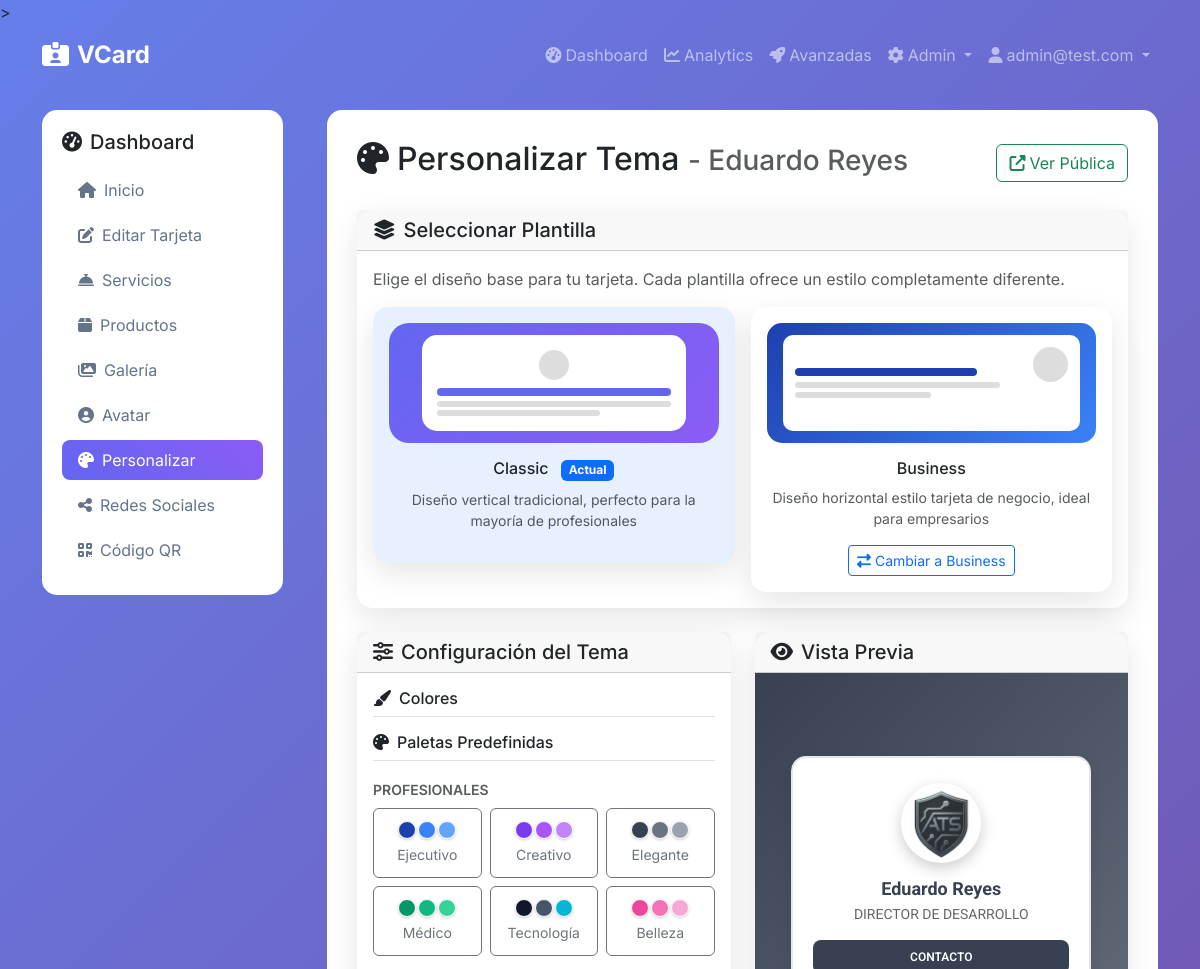
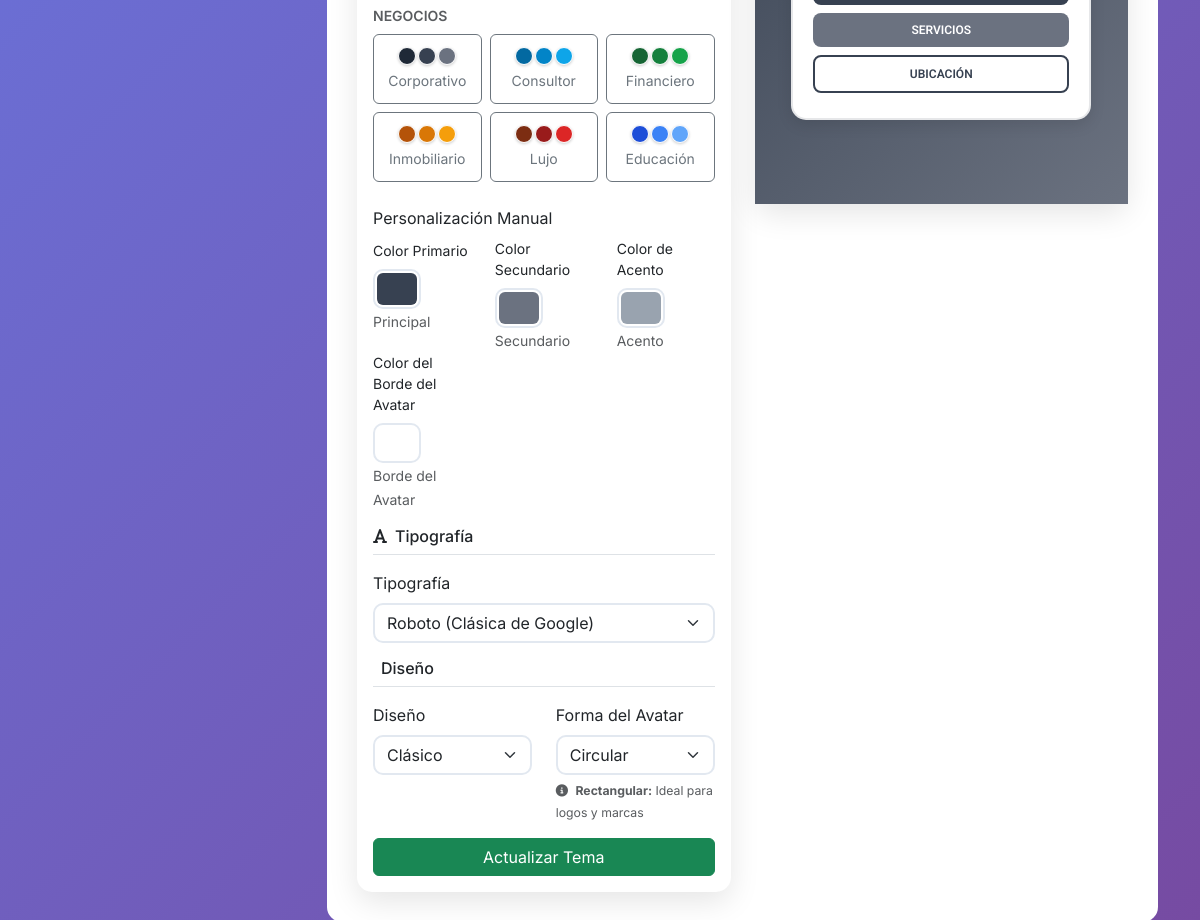
/dashboard/cards/8/theme (signed in), run on an earlier commit of the app's database (2 pictures, top to bottom).
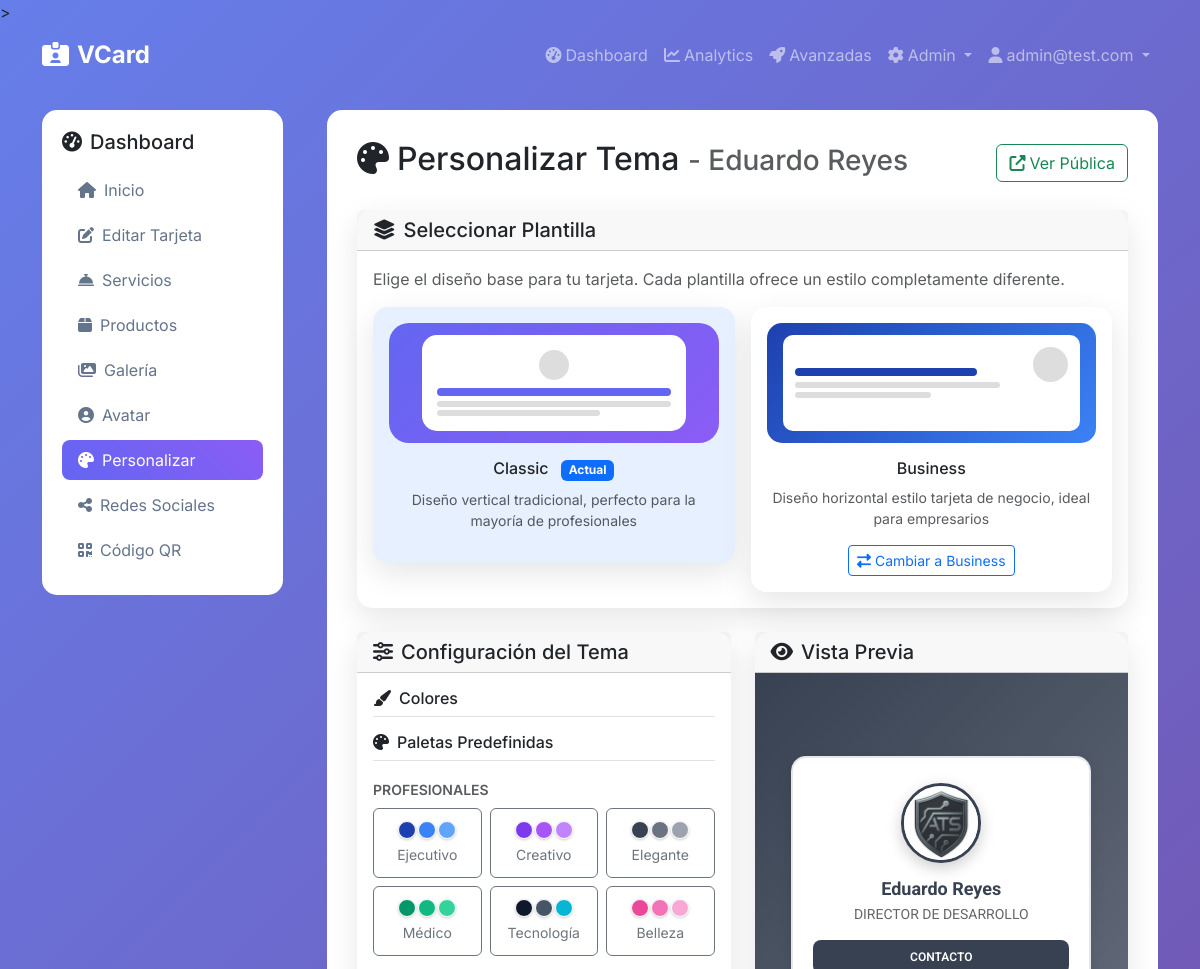
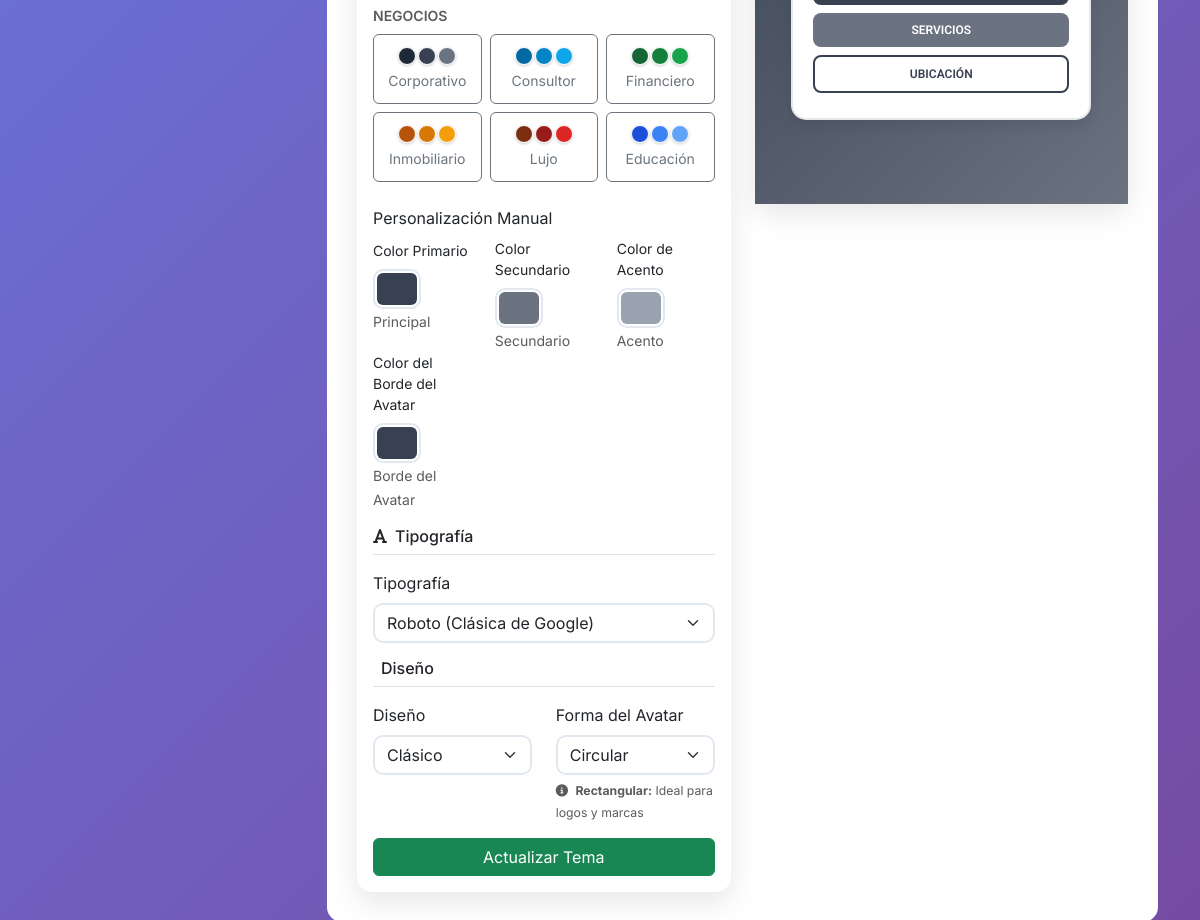
And on a later commit of the database (2 pictures, top to bottom).
### app/models.py (models this page shows, shortened)
class Theme(db.Model):
    id = db.Column(db.Integer, primary_key=True)
    name = db.Column(db.String(100), nullable=False)
    template_name = db.Column(db.String(50), default='classic')  # template file name (classic, mobile, elegant, etc.)
    primary_color = db.Column(db.String(7), default='#6366f1')  # hex color
    secondary_color = db.Column(db.String(7), default='#8b5cf6')
    accent_color = db.Column(db.String(7), default='#ec4899')
    avatar_border_color = db.Column(db.String(7), default='#ffffff')  # avatar border color
    font_family = db.Column(db.String(100), default='Inter')
    layout = db.Column(Enum('classic', 'modern', 'minimal', name='theme_layouts'), default='modern')
    avatar_shape = db.Column(Enum('circle', 'rounded', 'square', 'rectangle', name='avatar_shapes'), default='circle')
    bg_image_path = db.Column(db.String(255))  # optional background image
    preview_image = db.Column(db.String(255))  # preview screenshot for theme selection
    is_active = db.Column(db.Boolean, default=True)  # admin can disable themes
    is_global = db.Column(db.Boolean, default=False)  # True for admin themes visible to all, False for personal themes
    created_by_id = db.Column(db.Integer, db.ForeignKey('user.id'), nullable=True)  # NULL for admin themes, user_id for personal themes
    created_at = db.Column(db.DateTime, default=now_utc_for_db)
    cards = db.relationship('Card', backref='theme', lazy='dynamic')
    @staticmethod
    def get_available_themes_for_user(user):
        if user.is_admin():
            return Theme.query.filter_by(is_active=True).all()

class Card(db.Model):
    id = db.Column(db.Integer, primary_key=True)
    owner_id = db.Column(db.Integer, db.ForeignKey('user.id'), nullable=False)
    slug = db.Column(db.String(100), unique=True, nullable=False, index=True)
    title = db.Column(db.String(200))  # e.g., "Lourdes Arellano - Salón & Spa"
    name = db.Column(db.String(100), nullable=False)
    job_title = db.Column(db.String(200))
    company = db.Column(db.String(200))
    phone = db.Column(db.String(20))
    email_public = db.Column(db.String(120))
    website = db.Column(db.String(255))
    location = db.Column(db.String(255))
    bio = db.Column(db.Text)
    theme_id = db.Column(db.Integer, db.ForeignKey('theme.id'), nullable=False)
    is_public = db.Column(db.Boolean, default=True, nullable=False)
    published_at = db.Column(db.DateTime)
    avatar_path = db.Column(db.String(255))  # Legacy - kept for backward compatibility
    avatar_square_path = db.Column(db.String(255))  # Square version for circle/rounded/square
    avatar_rect_path = db.Column(db.String(255))   # Rectangular version for rectangle shape
    created_at = db.Column(db.DateTime, default=now_utc_for_db)
    updated_at = db.Column(db.DateTime, default=now_utc_for_db, onupdate=now_utc_for_db)
    instagram = db.Column(db.String(255))
    whatsapp_country = db.Column(db.String(10))  # Country code for WhatsApp (e.g., '+34')
    whatsapp = db.Column(db.String(20))  # Phone number without country code
    custom_layout = db.Column(db.Text)  # Store custom layout JSON from visual editor
    facebook = db.Column(db.String(255))
    linkedin = db.Column(db.String(255))
    twitter = db.Column(db.String(255))
    youtube = db.Column(db.String(255))
    tiktok = db.Column(db.String(255))
    telegram = db.Column(db.String(255))
    snapchat = db.Column(db.String(255))
    pinterest = db.Column(db.String(255))
    github = db.Column(db.String(255))
    behance = db.Column(db.String(255))
    dribbble = db.Column(db.String(255))
    primary_social_networks = db.Column(db.Text)
    services = db.relationship('Service', backref='card', lazy='dynamic', cascade='all, delete-orphan')
    products = db.relationship('Product', backref='card', lazy='dynamic', cascade='all, delete-orphan')
    gallery_items = db.relationship('GalleryItem', backref='card', lazy='dynamic', cascade='all, delete-orphan')
    def get_public_url(self):
        return f"/c/{self.slug}"
    def get_avatar_path(self):
        if not self.theme:
            return self.avatar_path or self.avatar_square_path
        if self.theme.avatar_shape == 'rectangle':
            return self.avatar_rect_path or self.avatar_square_path or self.avatar_path
        else:
            return self.avatar_square_path or self.avatar_path or self.avatar_rect_path
    def get_avatar_url_with_cache_busting(self):
        from flask import url_for
        import time
        avatar_path = self.get_avatar_path()
        if not avatar_path:
            return None
        timestamp = int(self.updated_at.timestamp()) if self.updated_at else int(time.time())
        return url_for('static', filename=f'uploads/{avatar_path}', v=timestamp)
    def has_avatar(self):
        return bool(self.avatar_square_path or self.avatar_rect_path or self.avatar_path)

### app/dashboard/routes.py (the view, shortened to what this page needs)
@bp.route('/cards/<int:id>/theme', methods=['GET', 'POST'])
@login_required
def card_theme(id):
    card = get_user_card_or_404(id)
    form = ThemeCustomizationForm(obj=card.theme)
    available_themes = Theme.get_available_themes_for_user(current_user)
    from ..theme_presets import get_all_templates
    available_templates = get_all_templates()
    current_template = card.theme.template_name if card.theme else 'classic'
    return render_template('dashboard/theme.html',
                         card=card,
                         form=form,
                         available_themes=available_themes,
                         available_templates=available_templates,
                         current_template=current_template)

### app/models.py (called while the page is built)
    def is_admin(self):
        return self.role == 'admin'

### app/theme_presets.py (called while the page is built)
def get_all_templates():
    return list(THEME_PRESETS.keys())

### app/utils.py (called while the page is built)
def get_user_card_or_404(card_id):
    from flask_login import current_user
    from flask import abort
    from .models import Card
    card = Card.query.filter_by(id=card_id, owner_id=current_user.id).first()
    if not card:
        abort(404)
    return card

### app/templates/dashboard/theme.html (shortened to what the changed rows need)
{% extends "base.html" %}
{% block content %}
<div class="row">
    <div class="col-md-9">
        <div class="main-content">
            <div class="d-flex justify-content-between align-items-center mb-4">
                <h2>
                    <i class="fas fa-palette me-2"></i>Personalizar Tema
                    <small class="text-muted">- {{ card.name }}</small>
                </h2>
            </div>
            <div class="row">
                <div class="col-lg-6">
                    <div class="card">
                        <div class="card-body">
                            <form method="POST" id="theme-form">
                                <div class="mb-3">
                                    <div class="row">
                                        <div class="col-4">
                                            {{ form.primary_color.label(class="form-label small") }}
                                            {{ form.primary_color(onchange="updatePreview()") }}
                                            <small class="form-text">Principal</small>
                                        </div>
                                        <div class="col-4">
                                            {{ form.secondary_color.label(class="form-label small") }}
                                            {{ form.secondary_color(onchange="updatePreview()") }}
                                            <small class="form-text">Secundario</small>
                                        </div>
                                        <div class="col-4">
                                            {{ form.accent_color.label(class="form-label small") }}
                                            {{ form.accent_color(onchange="updatePreview()") }}
                                            <small class="form-text">Acento</small>
                                        </div>
                                    </div>
                                    <div class="row">
                                        <div class="col-4">
                                            {{ form.avatar_border_color.label(class="form-label small") }}
                                            {{ form.avatar_border_color(onchange="updatePreview()") }}
                                            <small class="form-text">Borde del Avatar</small>
                                        </div>
                                    </div>
                                </div>
                                <div class="mb-3">
                                    {{ form.font_family.label(class="form-label") }}
                                    {{ form.font_family(onchange="updatePreview()") }}
                                </div>
                                <div class="row mb-3">
                                    <div class="col-6">
                                        {{ form.layout.label(class="form-label") }}
                                        {{ form.layout(onchange="updatePreview()") }}
                                    </div>
                                    <div class="col-6">
                                        {{ form.avatar_shape.label(class="form-label") }}
                                        {{ form.avatar_shape(onchange="updatePreview()") }}
                                        <div class="form-text">
                                            <small>
                                            </small>
                                        </div>
                                    </div>
                                </div>
                            </form>
                        </div>
                    </div>
                </div>
                <div class="col-lg-6">
                    <div class="card">
                        <div class="card-body p-0">
                            <div id="preview-container" style="
                                background: linear-gradient(135deg, var(--preview-primary, {{ card.theme.primary_color }}), var(--preview-secondary, {{ card.theme.secondary_color }}));
                                min-height: 500px;
                                padding: 20px;
                                display: flex;
                                align-items: center;
                                justify-content: center;
                            ">
                                <div id="preview-card" class="preview-card" style="
                                    max-width: 300px;
                                    width: 100%;
                                    text-align: center;
                                    font-family: var(--preview-font, '{{ card.theme.font_family }}'), sans-serif;
                                    transition: all 0.3s ease;
                                ">
                                    <div id="preview-avatar" style="
                                        width: 80px;
                                        height: 80px;
                                        margin: 0 auto 15px;
                                        overflow: hidden;
                                        border: 3px solid {{ card.theme.avatar_border_color or '#ffffff' }};
                                        box-shadow: 0 5px 15px rgba(0,0,0,0.2);
                                        background: #f8f9fa;
                                    ">
                                        {% if card.has_avatar() %}
                                            <img id="preview-avatar-img" src="{{ card.get_avatar_url_with_cache_busting() or url_for('static', filename='uploads/' + card.get_avatar_path()) }}"
                                                 style="width: 100%; height: 100%; object-fit: cover;" alt="Avatar">
                                        {% else %}
                                            <div class="w-100 h-100 d-flex align-items-center justify-content-center"
                                                 style="background: linear-gradient(135deg, var(--preview-primary, {{ card.theme.primary_color }}), var(--preview-secondary, {{ card.theme.secondary_color }})); color: white; font-size: 30px;">
                                                <i class="fas fa-user"></i>
                                            </div>
                                        {% endif %}
                                    </div>
                                </div>
                            </div>
                        </div>
                    </div>
                </div>
            </div>
        </div>
    </div>
</div>
{% endblock %}

What changed in the data, as far as the page shows it:
changed Theme "#99a3af": avatar_border_color "#ffffff" → "#374151"
